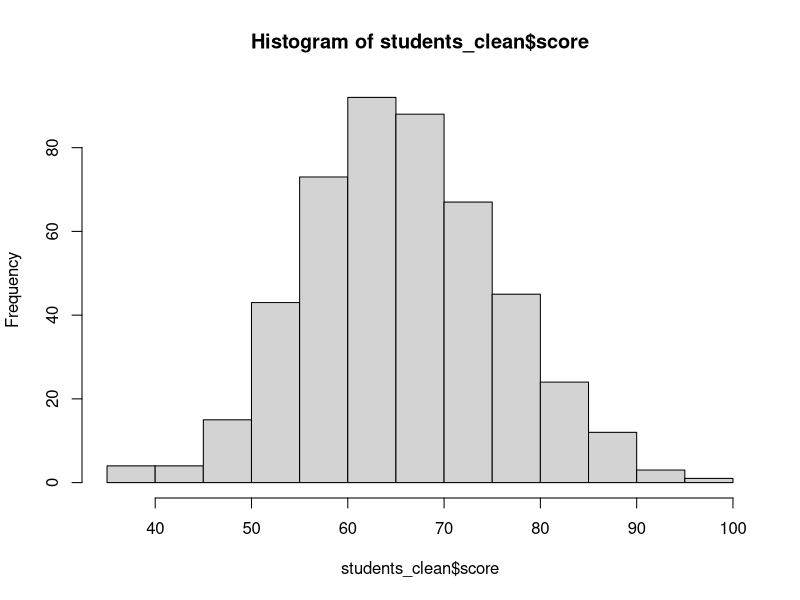
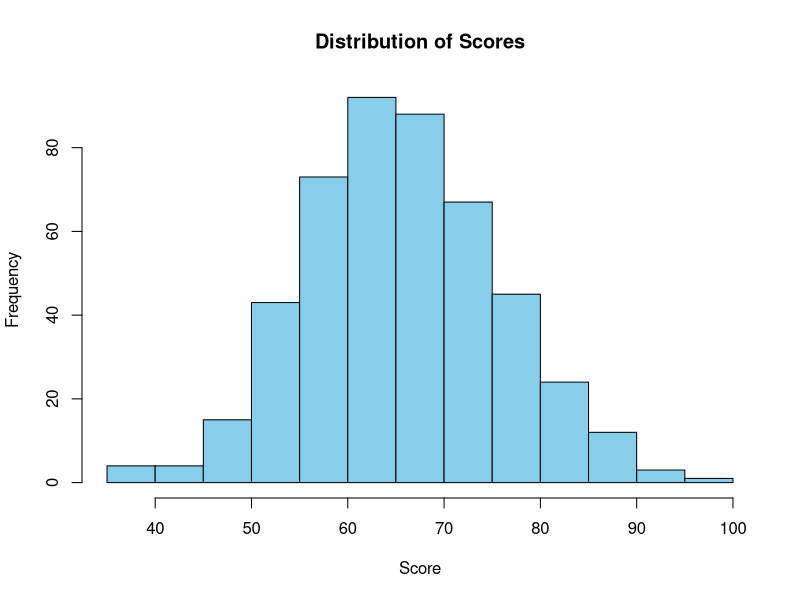
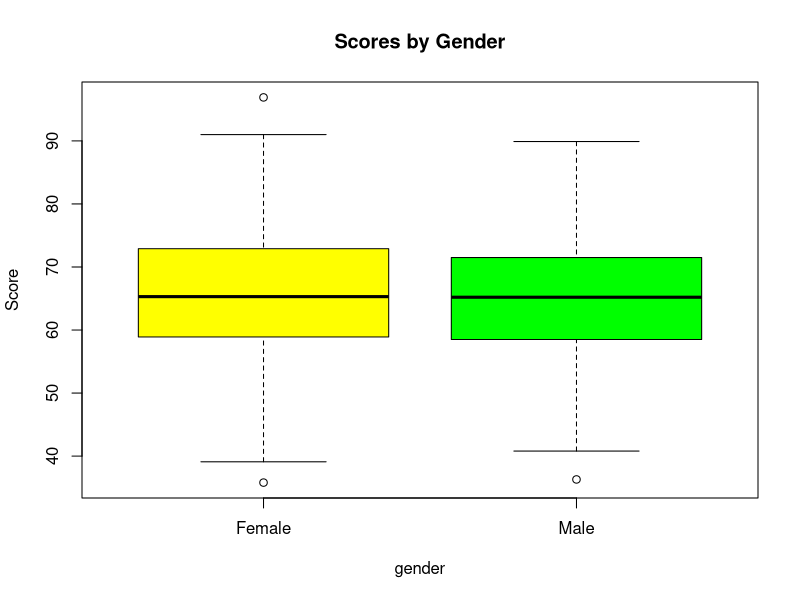
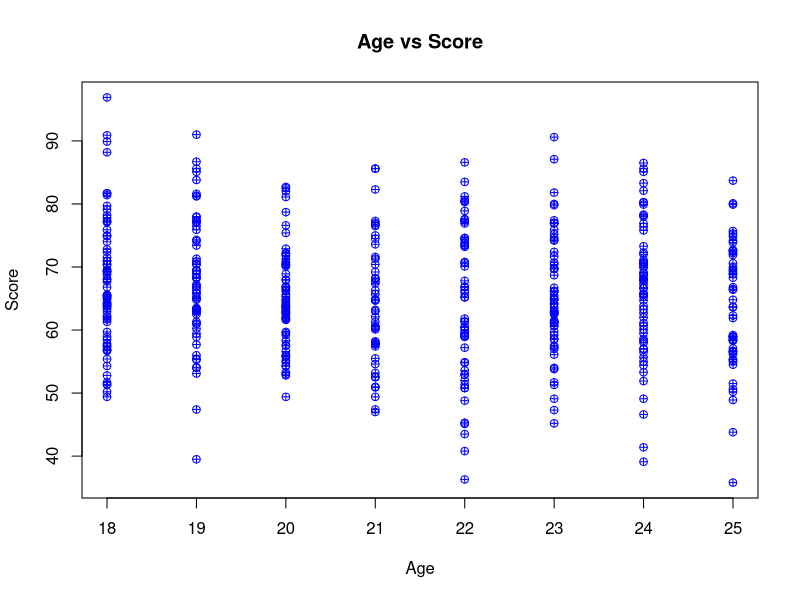
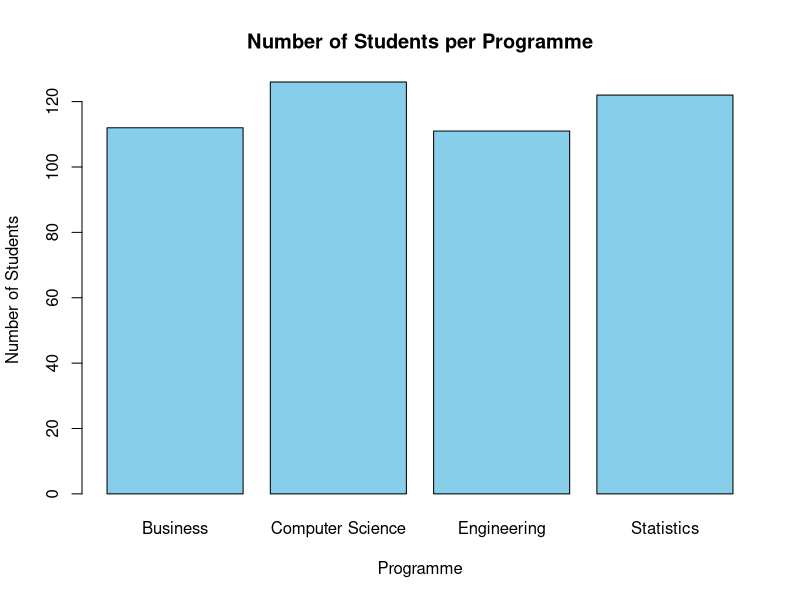
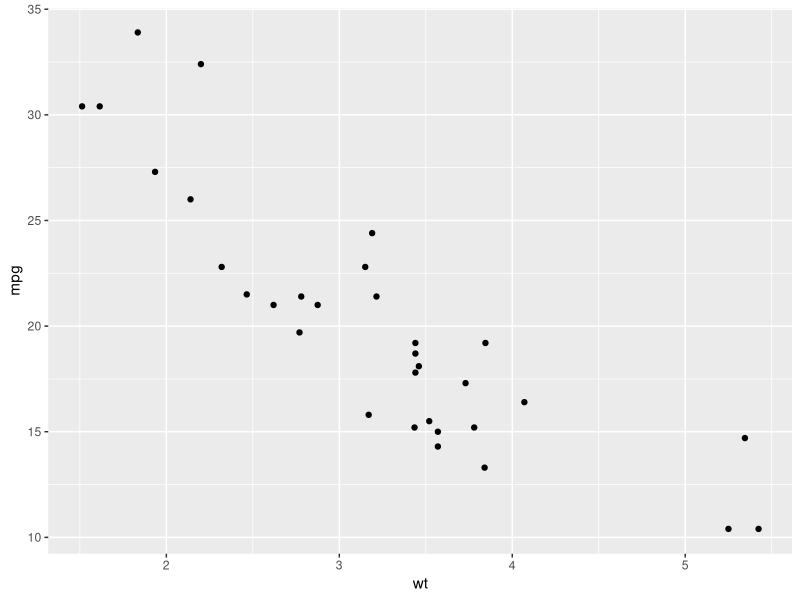
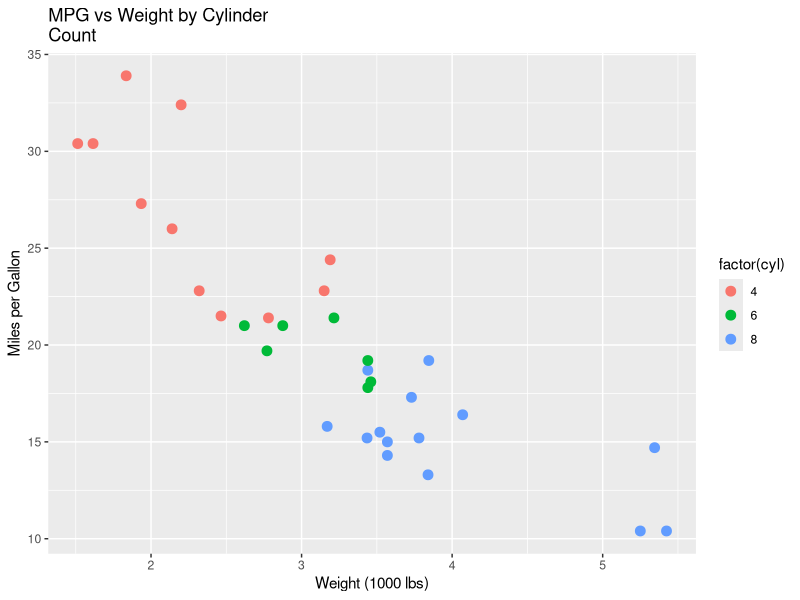

Source code (R) for these figures, in order: (Note: this script raises an error after producing the figures.)
library(tidyverse)

# Load dataset
students <- read.csv("Datasets/sample_unclean_students.csv")

# Load dataset
students2 <- read.csv("Datasets/sample_students.csv")

# View structure
str(students)

# Remove NAs
students_clean <- na.omit(students)

# Rename columns
students_clean <- students_clean %>% 
  rename(
    FirstName = first.name,
    LastName = last.name,
    Year = year_of_study,
    Programme = programme
  )



# Filter rows - e.g., only 3rd year students from Dar es Salaam
students_filtered <- students_clean %>%  
  filter(Year == "3rd", city == "Dar es Salaam", age > 20)


# select some columns
students_clean_with_fav_columns <- select(students_clean, gender:city)

students_clean$gender <- as.factor(students_clean$gender)

# Summary table by programme and gender
summary_table <- students_clean %>%
  group_by(Programme, gender) %>%
  summarise(
    Count = n(),
    Avg_Score = mean(score, na.rm = TRUE)
  ) 

print(summary_table)

hist(students_clean$score)

hist(students_clean$score, main="Distribution of Scores", xlab="Score", col="skyblue")


boxplot(score ~ gender, data=students_clean,
        col=c("yellow", "green"),
        main="Scores by Gender",
        ylab="Score")



plot(students_clean$age, students_clean$score,
     main="Age vs Score",
     xlab="Age",
     ylab="Score",
     pch=10,
     col="blue")



programme_counts <- table(students_clean$Programme)
barplot(programme_counts, main = "Number of Students per Programme", col = "skyblue", xlab = "Programme",  ylab = "Number of Students")

data("mtcars")

ggplot(mtcars, aes(x = wt, y = mpg))+
  geom_point()


ggplot(mtcars, aes(x = wt, y = mpg, color = factor(cyl))) + 
  geom_point(size = 3) +
  labs(title = "MPG vs Weight by Cylinder 
Count", x = "Weight (1000 lbs)", y = "Miles per Gallon")
+ theme_light()


ggplot(students_clean, aes(x = Programme)) +
  geom_bar(fill = "skyblue") +
  labs(title = "Student Count by Programme", x = "Programme", y = "Count") +
  theme_minimal()



ggplot(students_clean, aes(x = Programme, fill = gender)) +
  geom_bar(position = "dodge") +  # use "dodge" for side-by-side
  labs(title = "Gender Proportion by Programme", y = "Proportion")


ggplot(students_clean, aes(x = age, y = score, color = Programme)) +
  geom_point(alpha = 0.6) +
  labs(title = "Score vs Age by Programme", x = "Age", y = "Score") +
  theme_minimal()


ggplot(students_clean, aes(x = age, y = score)) +  geom_point(alpha = 0.5, color = "purple") +
  facet_wrap(~ gender) +
  labs(title = "Score vs Age Faceted by Gender") +  theme_minimal()


model1 <-lm(Score ~ Age,data=students2)
summary(model1)

plot(students2$Age, students2$Score,main="Age vs Score with Regression Line",
     xlab="Age",ylab="Score",pch=19)

abline(model1, col="red", lwd=2)  


